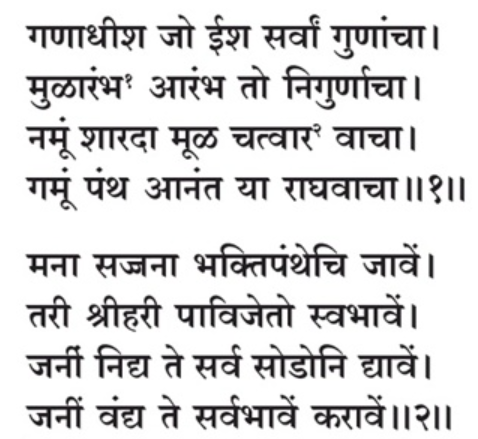
#> input picture ManShok1.PNG, 478 x 439 px
$ jupyter execute --allow-errors 2_Text_To_Audio.ipynb   (shell and % lines are left out)
#> lines starting #> are read from the running program, lines starting #| are printed output that depends on the picture; after the words box and inside, x2 and y2 are one past the last pixel; in counts of white or black regions, pixels touching at a corner belong together
[cell 1]
# Import the required module for text to speech conversion
from gtts import gTTS

[cell 2]
# This module is imported so that we can play the converted audio
import os

[cell 3]
# The text that you want to convert to audio
mytext = 'राकेश अस्थानांच्या नियुक्तीमुळे मोदी-शाह यांचा पोलीस व्यवस्था उद्ध्वस्त करण्याचा मानस उघड'

[cell 4]
# Language in which you want to convert
language = 'mr'

#> (a cell that did not finish here is left out)

#> (a cell that did not finish here is left out)

[cell 7]
os.system("marathi.mp3")

**Text detection with Tesseract OCR**

[cell 8]
 # importing modules
import matplotlib.pyplot as plt
import numpy as np
import cv2
import pytesseract
pytesseract.pytesseract.tesseract_cmd = 'C:/Program Files/Tesseract-OCR/tesseract.exe'

[cell 9]
# reading image using opencv
InputImage = cv2.imread('ManShok1.PNG')
#> InputImage is the input picture: shape (439, 478, 3); mean B, G, R 219, 218.5, 219
plt.imshow(InputImage)
plt.show()

[cell 10]
#converting image into gray scale image
gray_image = cv2.cvtColor(InputImage, cv2.COLOR_BGR2GRAY)

# converting it to binary image by Thresholding this step is require if you have colored image because if you skip this part
# then tesseract won't able to detect text correctly and this will give incorrect result

threshold_img = cv2.threshold(gray_image, 0, 255, cv2.THRESH_BINARY | cv2.THRESH_OTSU)[1]
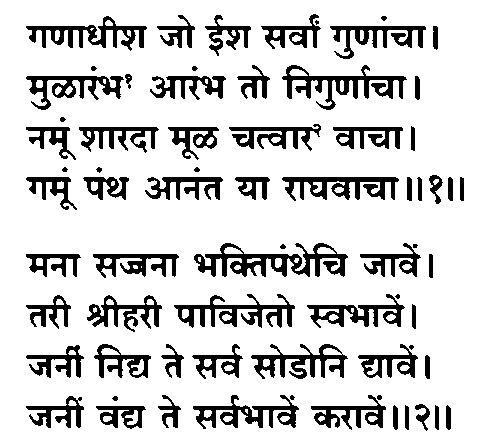
#> threshold_img: shape (439, 478); 82.7% white; 70 black regions (5 under 20 px), largest, box (x1, y1, x2, y2) and area: (194, 243, 348, 277) 2207, (282, 65, 407, 110) 1727, (174, 294, 295, 328) 1569

# display image
plt.imshow(threshold_img)
plt.show()

[cell 11]
bounded = InputImage.copy()
res = np.zeros_like(gray_image)

h, w = InputImage.shape[:2]
#> h = 439; w = 478

#> (the rest of this cell did not finish here and is left out)
